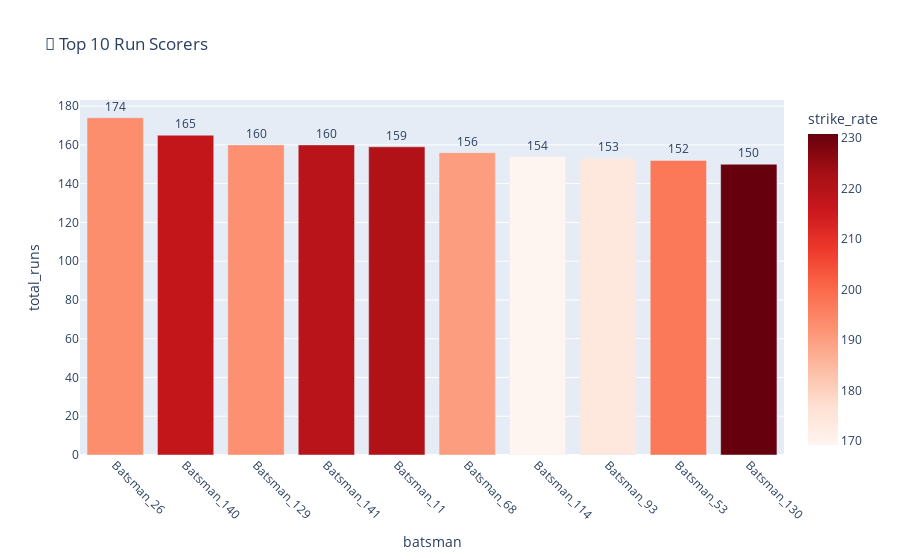

Notebook code for this chart:
### Markdown cell above
## 👤 Player Performance Analytics

**SQL Equivalent**:
```sql
SELECT 
    batsman,
    SUM(batsman_runs) as total_runs,
    COUNT(*) as balls_faced,
    ROUND(SUM(batsman_runs) * 100.0 / COUNT(*), 2) as strike_rate,
    COUNT(DISTINCT match_id) as matches
FROM deliveries
WHERE is_wicket = 0
GROUP BY batsman
HAVING COUNT(*) >= 50
ORDER BY total_runs DESC
LIMIT 10;
```

### Code cell
import pandas as pd
import plotly.express as px

# Load data
deliveries = pd.read_csv('deliveries.csv')

# Batsman performance analysis
batsman_stats = deliveries.groupby('batsman').agg({
    'batsman_runs': 'sum',
    'match_id': 'nunique',
    'ball': 'count'  # Assuming each row is a ball; better than using is_wicket
}).reset_index()

batsman_stats.columns = ['batsman', 'total_runs', 'matches', 'balls_faced']
batsman_stats['strike_rate'] = (batsman_stats['total_runs'] / batsman_stats['balls_faced'] * 100).round(2)
batsman_stats = batsman_stats[batsman_stats['balls_faced'] >= 50]  # Filter

# Top 10 scorers
top_scorers = batsman_stats.nlargest(10, 'total_runs')

# Visualization
fig = px.bar(
    top_scorers,
    x='batsman',
    y='total_runs',
    title="👑 Top 10 Run Scorers",
    color='strike_rate',
    color_continuous_scale='reds',
    text='total_runs'
)
fig.update_traces(textposition='outside')
fig.update_xaxes(tickangle=45)
fig.show()

print("🏏 Top Batting Performances:")
top_scorers

### Figure 1 — Plotly figure (JSON) as saved in the notebook; plotly's stock layout.template omitted (floating-point values rounded to 4 significant figures)
{"data": [{"alignmentgroup": "True", "hovertemplate": "batsman=%{x}<br>total_runs=%{text}<br>strike_rate=%{marker.color}<extra></extra>", "legendgroup": "", "marker": {"color": [193.3, 217.1, 192.8, 219.2, 220.8, 190.2, 169.2, 173.9, 197.4, 230.8], "coloraxis": "coloraxis", "pattern": {"shape": ""}}, "name": "", "offsetgroup": "", "orientation": "v", "showlegend": false, "text": [174, 165, 160, 160, 159, 156, 154, 153, 152, 150], "textposition": "outside", "type": "bar", "x": ["Batsman_26", "Batsman_140", "Batsman_129", "Batsman_141", "Batsman_11", "Batsman_68", "Batsman_114", "Batsman_93", "Batsman_53", "Batsman_130"], "xaxis": "x", "y": [174, 165, 160, 160, 159, 156, 154, 153, 152, 150], "yaxis": "y"}], "layout": {"barmode": "relative", "coloraxis": {"colorbar": {"title": {"text": "strike_rate"}}, "colorscale": [[0, "rgb(255,245,240)"], [0.125, "rgb(254,224,210)"], [0.25, "rgb(252,187,161)"], [0.375, "rgb(252,146,114)"], [0.5, "rgb(251,106,74)"], [0.625, "rgb(239,59,44)"], [0.75, "rgb(203,24,29)"], [0.875, "rgb(165,15,21)"], [1, "rgb(103,0,13)"]]}, "legend": {"tracegroupgap": 0}, "title": {"text": "👑 Top 10 Run Scorers"}, "xaxis": {"anchor": "y", "domain": [0, 1], "tickangle": 45, "title": {"text": "batsman"}}, "yaxis": {"anchor": "x", "domain": [0, 1], "title": {"text": "total_runs"}}}}
